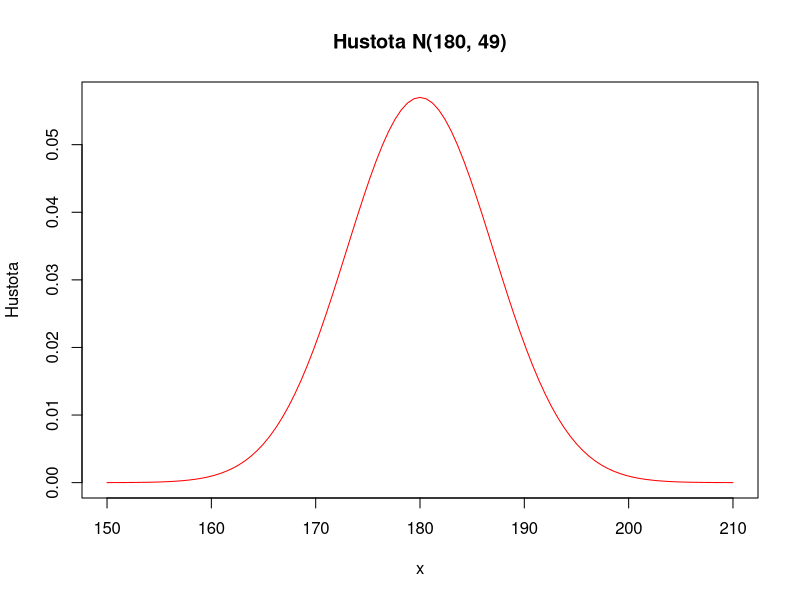
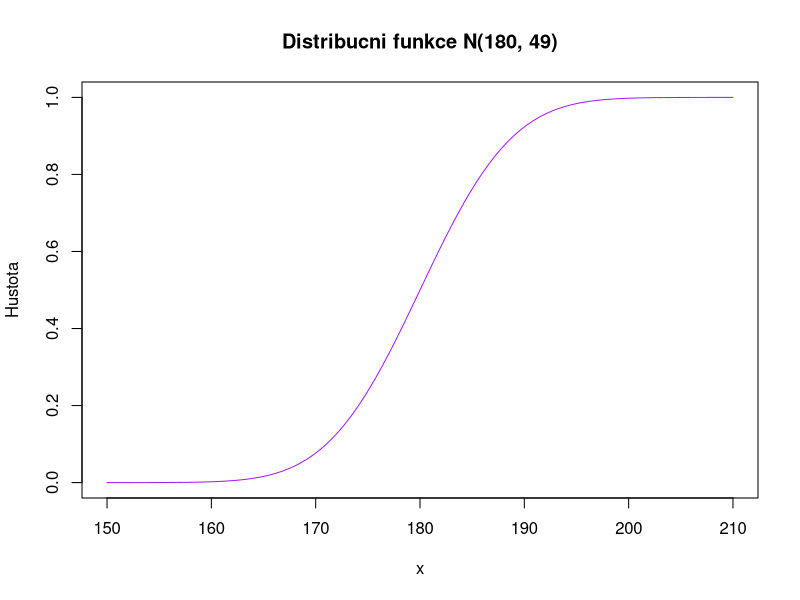
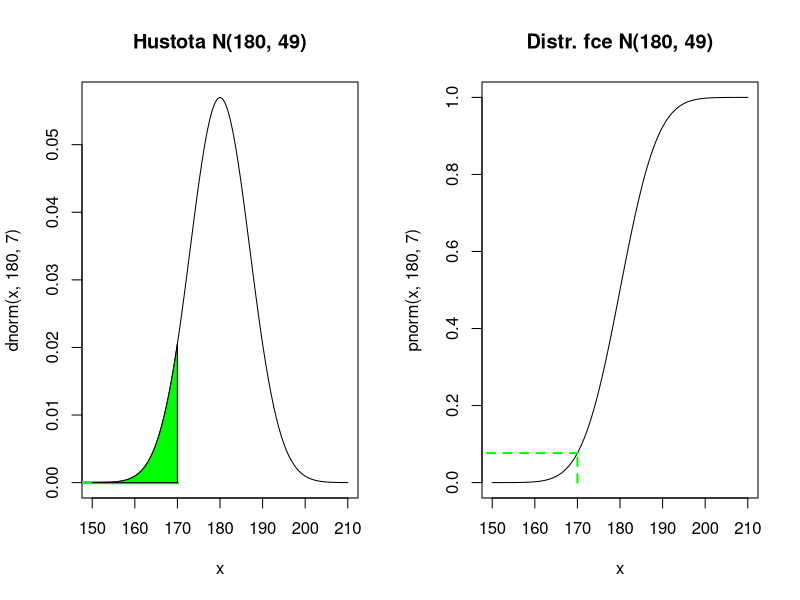

R code for these plots, in order:
## ---- chunk 1
# balicek 32 karet ktery ma 4 esa. pokud vytahnu 5 karet, jaka je sance ze budu mit alespon 2 esa?
1 - phyper(1, 4, 28, 5)
## ---- chunk 2
## Binomicke rozdeleni
# Jedu na dovolenou do destinace, kde pravdepodobnost, ze bude prset, je kazdy den 0.4.
#   Jaka je pravdepodobnost, ze z deseti dni dovolene jich bude alespon polovina bez deste?

1 - pbinom(4, 10, 0.6)
pbinom(5, 10, 0.4)  
## ---- chunk 3
## Hypergeometricke rozdeleni
# Na parkovisti stoji 10 vozu znacky Skoda a 15 vozu jine znacky. 
# Jaka je pravdepodobnost, ze kdyz 7 aut odjede, zbude na parkovisti 5 aut znacky Skoda.

dhyper(5, 10, 15, 7)
## ---- chunk 4
## Geometricke rozdeleni
# Hazite sestistennou kostkou. Jaka je pravdepodobnos, ze prvni sestka Vam padne nejdrive v desatem hodu?
# Pocita se pocet neuspechu pred prvnim uspechem.

1 - pgeom(8, 1/6)


dgeom(9, 1/6) 
## ---- chunk 5
## Poissonovo rozdeleni
# Do obchudku prijde prumerne 5 lidi za hodinu. Jaka je ravdepodobnost, ze jich za hodinu prijde maximalne 7?

ppois(7, 5)
## ---- chunk 6
# 5. Hraji se synem hru, kde on má před sebou 5 neprůhledných kalíšků postavených dnem vzhůru a pod jeden z nich schová kamínek. Já se nedívám a pak hádám, kam kamínek ukryl. Po každém hádání mi syn kamínek ukáže a schovává znovu. Jaká je pravděpodobnost, že poprvé najdu kamínek až na patnáctý pokus?

#Geometricke rozdeleni - (p = 1/5), P(X >= 14) = 1 - P(X <= 13)
dgeom(14, 1/5)

# 6. Výrobní linka v průměru vyrobí 3 vadné výrobky za den. Jaká je pravděpodobnost, že v den kontroly vyrobí vadných výrobků více než 5?

#Poissonovo rozdeleni - (lambda = 3), P(X > 5) = 1 - P(X <= 5)
1 - ppois(5, 3)

# 7. Hraji s dětmi na honěnou. Děti jsou rozdělené do dvou družstev: na čevené a modré. Červených hraje 10, modrých 12. Jaká je pravděpodobnost, že mezi sedmi dětmi, které jsem chytla a vyřadila je tím ze hry, bude vetšina modrých?

#Hypergeometricke rozdeleni - (w = 12, b = 10, n = 7), P(X >= 4) = 1 - P(X <= 3)
1 - phyper(3, 12, 10, 7)

# 8. Dva stejně dobří hráči, Petr a Pavel, hrají tenis. Hrají celkem 10 utkání, přičemž neuznávají remízy, takže utkání musí skončit výhrou jednoho z nich. Jaká je pravděpodobnost, že Petr vyhraje alespoň 7 utkání?

#Binomicke rozdeleni - (n = 10, p = 0.5), P(X >= 7) = 1 - P(X <= 6)
1 - pbinom(6, 10, 0.5)

# 9. Ve třídě je 30 žáků, z toho 12 hochů a 18 dívek. K tabuli zavolám 7 z nich. Jaká je pravděpodobnost, že mezi vyvolanými budou alespoň tři hoši?

#Hypergeometricke rozdeleni - (w = 12, b = 18, n = 7), P(X >= 3) = 1 - P(X <= 2)  
1 - phyper(2, 12, 18, 7)

#. 10. Paní Hana má 10 párů bot z toho troje jsou červené. Ráno do práce vstává brzy a odchází ještě za tmy. Poslední týden jí v předsíni nesvítí světlo a vybírá si tedy boty na den náhodně. Jaká je pravděpodobnost, že z pěti dní, kdy odcházela do práce, odešla dvakrát v červených botech?

#Binomicke rozdeleni - (n = 5, p = 3/10), P(X = 2)
dbinom(2, 5, 3/10)
## ---- chunk 7
# Grafy normalniho rozdeleni N(180, 49): vyska dospelych muzu

# hustota
curve(dnorm(x, 180, 7), from = 150, to = 210, main = "Hustota N(180, 49)", col = "red", ylab = "Hustota")

# distribucni funkce
curve(pnorm(x, 180, 7), from = 150, to = 210, main = "Distribucni funkce N(180, 49)", col = "purple", ylab = "Hustota")

# pravdepodobnost, ze nahodne vybrany muz bude mensi nez 170 cm
par(mfrow = c(1,2))
curve(dnorm(x, 180, 7), from = 150, to = 210, main = "Hustota N(180, 49)")
lines(c(0, 170), c(0, 0), lwd = 3, col = "green") 
xx <- seq(150, 170, length.out = 101)
polygon(c(150, xx, 170), c(0, dnorm(xx, 180, 7), 0), col = "green")
  # umime-li zmerit velikost zelene plochy, mame pst :)

curve(pnorm(x, 180, 7), from = 150, to = 210, main = "Distr. fce N(180, 49)")
lines(c(170, 170), c(0, pnorm(170, 180, 7)), col = "green", lty = 2, lwd = 2)
lines(c(0, 170), c(pnorm(170, 180, 7), pnorm(170, 180, 7)), col = "green", lty = 2, lwd = 2)
  # hodnotu lze vycist z distribucni funkce
par(mfrow = c(1, 1))
## ---- chunk 8
# Hmotnost bochniku chleba ma normalni rozdeleni se stredni hodnotou 1.2 kg a smerodatnou odchylkou 30 g. Jaka je pravdepodobnost, ze bochnik, ktery si prinesu domu bude mi maximalne o 50 g mene, nez je optimalni vaha.
## ---- chunk 9
# Nahodna velicina X ma normalni rozdeleni N(2,5). Stanovte kvartily teto veliciny a jeji mezikvartilove rozpeti.
## ---- chunk 10
# Pojistovna si eviduje vsechny skody, ktere musela proplacet. Zjistila, ze vyska skody sa ridi logaritmicko-normalnim rozdelenim s parametry mu = 6 a sigma-kvadrat = 2. Urcete median vysky skody.
## ---- chunk 11
# V promitaci mistnosti bezi stale dokola smycka 20-minutoveho filmu. Urcite pravdepodobnost, ze kdyz nahodne vejdeme do mistnosti,  nebudeme na zacatek filmu cekat vic nez 5 minut.
## ---- chunk 12
# Cas neprimeho bunecneho deleni (tzv. mitoza) ma normalni rozdeleni se stredni hodnotou jedna hodina a rozptylem 25. Jaka je  pravdepodobnost, ze deleni nejake bunky se uskutecni nez za za 45 minut?
## ---- chunk 13
# Doba zivotnosti vyrobku ma exponencialni rozdeleni se stredni hodnotou 2000 dni. Urcete pravdepodobnost, ze vyrobok bude funkcni aspon 3000 dni.
## ---- chunk 14
# Rychlost prenosu souboru v kb za sekundu z ma lognormalni rozdeleni LN(3.75,0.50). Urcete pravdepodobnost, ze soubor bude prenasen rychlosti 70 kb za sekundu nebo vetsi.
## ---- chunk 15
data(mtcars)
hp <- mtcars$hp
